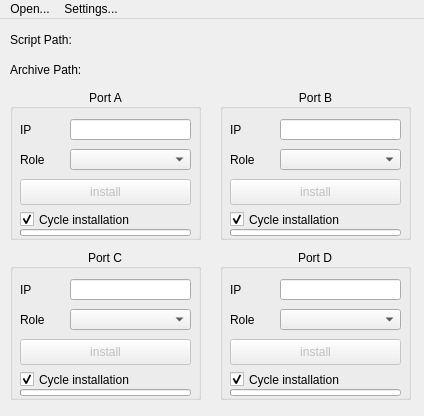
<?xml version="1.0" encoding="UTF-8"?>
<ui version="4.0">
 <class>MainWindow</class>
 <widget class="QMainWindow" name="MainWindow">
  <property name="geometry">
   <rect>
    <x>0</x>
    <y>0</y>
    <width>424</width>
    <height>416</height>
   </rect>
  </property>
  <property name="sizePolicy">
   <sizepolicy hsizetype="Fixed" vsizetype="Fixed">
    <horstretch>0</horstretch>
    <verstretch>0</verstretch>
   </sizepolicy>
  </property>
  <property name="minimumSize">
   <size>
    <width>424</width>
    <height>416</height>
   </size>
  </property>
  <property name="maximumSize">
   <size>
    <width>424</width>
    <height>416</height>
   </size>
  </property>
  <property name="windowTitle">
   <string>MainWindow</string>
  </property>
  <widget class="QWidget" name="centralwidget">
   <widget class="QGroupBox" name="gb_1">
    <property name="geometry">
     <rect>
      <x>10</x>
      <y>70</y>
      <width>191</width>
      <height>151</height>
     </rect>
    </property>
    <property name="title">
     <string>Port A</string>
    </property>
    <property name="alignment">
     <set>Qt::AlignCenter</set>
    </property>
    <widget class="QLabel" name="gb_1_lb1">
     <property name="geometry">
      <rect>
       <x>10</x>
       <y>30</y>
       <width>41</width>
       <height>21</height>
      </rect>
     </property>
     <property name="text">
      <string>IP</string>
     </property>
    </widget>
    <widget class="QLabel" name="gb_1_lb2">
     <property name="geometry">
      <rect>
       <x>10</x>
       <y>60</y>
       <width>41</width>
       <height>21</height>
      </rect>
     </property>
     <property name="text">
      <string>Role</string>
     </property>
    </widget>
    <widget class="QPushButton" name="gb_1_pb">
     <property name="enabled">
      <bool>false</bool>
     </property>
     <property name="geometry">
      <rect>
       <x>10</x>
       <y>90</y>
       <width>171</width>
       <height>26</height>
      </rect>
     </property>
     <property name="text">
      <string>install</string>
     </property>
     <property name="checkable">
      <bool>true</bool>
     </property>
    </widget>
    <widget class="QComboBox" name="gb_1_comb">
     <property name="geometry">
      <rect>
       <x>60</x>
       <y>60</y>
       <width>121</width>
       <height>21</height>
      </rect>
     </property>
    </widget>
    <widget class="QCheckBox" name="gb_1_chb">
     <property name="geometry">
      <rect>
       <x>10</x>
       <y>120</y>
       <width>171</width>
       <height>21</height>
      </rect>
     </property>
     <property name="text">
      <string>Cycle installation</string>
     </property>
     <property name="checked">
      <bool>true</bool>
     </property>
    </widget>
    <widget class="QLineEdit" name="lineEdit_A">
     <property name="geometry">
      <rect>
       <x>60</x>
       <y>30</y>
       <width>121</width>
       <height>21</height>
      </rect>
     </property>
     <property name="alignment">
      <set>Qt::AlignRight|Qt::AlignTrailing|Qt::AlignVCenter</set>
     </property>
    </widget>
    <widget class="QProgressBar" name="progressBar_A">
     <property name="geometry">
      <rect>
       <x>10</x>
       <y>140</y>
       <width>171</width>
       <height>7</height>
      </rect>
     </property>
     <property name="styleSheet">
      <string notr="true"/>
     </property>
     <property name="maximum">
      <number>100</number>
     </property>
     <property name="value">
      <number>0</number>
     </property>
     <property name="textVisible">
      <bool>false</bool>
     </property>
     <property name="invertedAppearance">
      <bool>false</bool>
     </property>
    </widget>
   </widget>
   <widget class="QGroupBox" name="gb_2">
    <property name="geometry">
     <rect>
      <x>220</x>
      <y>70</y>
      <width>191</width>
      <height>151</height>
     </rect>
    </property>
    <property name="title">
     <string>Port B</string>
    </property>
    <property name="alignment">
     <set>Qt::AlignCenter</set>
    </property>
    <widget class="QLabel" name="gb_2_lb1">
     <property name="geometry">
      <rect>
       <x>10</x>
       <y>30</y>
       <width>41</width>
       <height>21</height>
      </rect>
     </property>
     <property name="text">
      <string>IP</string>
     </property>
    </widget>
    <widget class="QLabel" name="gb_2_lb2">
     <property name="geometry">
      <rect>
       <x>10</x>
       <y>60</y>
       <width>41</width>
       <height>21</height>
      </rect>
     </property>
     <property name="text">
      <string>Role</string>
     </property>
    </widget>
    <widget class="QPushButton" name="gb_2_pb">
     <property name="enabled">
      <bool>false</bool>
     </property>
     <property name="geometry">
      <rect>
       <x>10</x>
       <y>90</y>
       <width>171</width>
       <height>26</height>
      </rect>
     </property>
     <property name="text">
      <string>install</string>
     </property>
     <property name="checkable">
      <bool>true</bool>
     </property>
    </widget>
    <widget class="QComboBox" name="gb_2_comb">
     <property name="geometry">
      <rect>
       <x>60</x>
       <y>60</y>
       <width>121</width>
       <height>21</height>
      </rect>
     </property>
    </widget>
    <widget class="QCheckBox" name="gb_2_chb">
     <property name="geometry">
      <rect>
       <x>10</x>
       <y>120</y>
       <width>171</width>
       <height>21</height>
      </rect>
     </property>
     <property name="text">
      <string>Cycle installation</string>
     </property>
     <property name="checked">
      <bool>true</bool>
     </property>
    </widget>
    <widget class="QLineEdit" name="lineEdit_B">
     <property name="geometry">
      <rect>
       <x>60</x>
       <y>30</y>
       <width>121</width>
       <height>21</height>
      </rect>
     </property>
     <property name="alignment">
      <set>Qt::AlignRight|Qt::AlignTrailing|Qt::AlignVCenter</set>
     </property>
    </widget>
    <widget class="QProgressBar" name="progressBar_B">
     <property name="geometry">
      <rect>
       <x>10</x>
       <y>140</y>
       <width>171</width>
       <height>7</height>
      </rect>
     </property>
     <property name="maximum">
      <number>100</number>
     </property>
     <property name="value">
      <number>0</number>
     </property>
     <property name="textVisible">
      <bool>false</bool>
     </property>
     <property name="invertedAppearance">
      <bool>false</bool>
     </property>
    </widget>
   </widget>
   <widget class="QGroupBox" name="gb_3">
    <property name="geometry">
     <rect>
      <x>10</x>
      <y>230</y>
      <width>191</width>
      <height>151</height>
     </rect>
    </property>
    <property name="title">
     <string>Port C</string>
    </property>
    <property name="alignment">
     <set>Qt::AlignCenter</set>
    </property>
    <widget class="QLabel" name="gb_3_lb1">
     <property name="geometry">
      <rect>
       <x>10</x>
       <y>30</y>
       <width>41</width>
       <height>21</height>
      </rect>
     </property>
     <property name="text">
      <string>IP</string>
     </property>
    </widget>
    <widget class="QLabel" name="gb_3_lb2">
     <property name="geometry">
      <rect>
       <x>10</x>
       <y>60</y>
       <width>41</width>
       <height>21</height>
      </rect>
     </property>
     <property name="text">
      <string>Role</string>
     </property>
    </widget>
    <widget class="QPushButton" name="gb_3_pb">
     <property name="enabled">
      <bool>false</bool>
     </property>
     <property name="geometry">
      <rect>
       <x>10</x>
       <y>90</y>
       <width>171</width>
       <height>26</height>
      </rect>
     </property>
     <property name="text">
      <string>install</string>
     </property>
     <property name="checkable">
      <bool>true</bool>
     </property>
    </widget>
    <widget class="QComboBox" name="gb_3_comb">
     <property name="geometry">
      <rect>
       <x>60</x>
       <y>60</y>
       <width>121</width>
       <height>21</height>
      </rect>
     </property>
    </widget>
    <widget class="QCheckBox" name="gb_3_chb">
     <property name="geometry">
      <rect>
       <x>10</x>
       <y>120</y>
       <width>171</width>
       <height>21</height>
      </rect>
     </property>
     <property name="text">
      <string>Cycle installation</string>
     </property>
     <property name="checked">
      <bool>true</bool>
     </property>
    </widget>
    <widget class="QLineEdit" name="lineEdit_C">
     <property name="geometry">
      <rect>
       <x>60</x>
       <y>30</y>
       <width>121</width>
       <height>21</height>
      </rect>
     </property>
     <property name="alignment">
      <set>Qt::AlignRight|Qt::AlignTrailing|Qt::AlignVCenter</set>
     </property>
    </widget>
    <widget class="QProgressBar" name="progressBar_C">
     <property name="geometry">
      <rect>
       <x>10</x>
       <y>140</y>
       <width>171</width>
       <height>7</height>
      </rect>
     </property>
     <property name="maximum">
      <number>100</number>
     </property>
     <property name="value">
      <number>0</number>
     </property>
     <property name="textVisible">
      <bool>false</bool>
     </property>
     <property name="invertedAppearance">
      <bool>false</bool>
     </property>
    </widget>
   </widget>
   <widget class="QGroupBox" name="gb_4">
    <property name="geometry">
     <rect>
      <x>220</x>
      <y>230</y>
      <width>191</width>
      <height>151</height>
     </rect>
    </property>
    <property name="title">
     <string>Port D</string>
    </property>
    <property name="alignment">
     <set>Qt::AlignCenter</set>
    </property>
    <widget class="QLabel" name="gb_4_lb1">
     <property name="geometry">
      <rect>
       <x>10</x>
       <y>30</y>
       <width>41</width>
       <height>21</height>
      </rect>
     </property>
     <property name="text">
      <string>IP</string>
     </property>
    </widget>
    <widget class="QLabel" name="gb_4_lb2">
     <property name="geometry">
      <rect>
       <x>10</x>
       <y>60</y>
       <width>41</width>
       <height>21</height>
      </rect>
     </property>
     <property name="text">
      <string>Role</string>
     </property>
    </widget>
    <widget class="QPushButton" name="gb_4_pb">
     <property name="enabled">
      <bool>false</bool>
     </property>
     <property name="geometry">
      <rect>
       <x>10</x>
       <y>90</y>
       <width>171</width>
       <height>26</height>
      </rect>
     </property>
     <property name="text">
      <string>install</string>
     </property>
     <property name="checkable">
      <bool>true</bool>
     </property>
    </widget>
    <widget class="QComboBox" name="gb_4_comb">
     <property name="geometry">
      <rect>
       <x>60</x>
       <y>60</y>
       <width>121</width>
       <height>21</height>
      </rect>
     </property>
    </widget>
    <widget class="QCheckBox" name="gb_4_chb">
     <property name="geometry">
      <rect>
       <x>10</x>
       <y>120</y>
       <width>171</width>
       <height>21</height>
      </rect>
     </property>
     <property name="text">
      <string>Cycle installation</string>
     </property>
     <property name="checked">
      <bool>true</bool>
     </property>
    </widget>
    <widget class="QLineEdit" name="lineEdit_D">
     <property name="geometry">
      <rect>
       <x>60</x>
       <y>30</y>
       <width>121</width>
       <height>21</height>
      </rect>
     </property>
     <property name="alignment">
      <set>Qt::AlignRight|Qt::AlignTrailing|Qt::AlignVCenter</set>
     </property>
    </widget>
    <widget class="QProgressBar" name="progressBar_D">
     <property name="geometry">
      <rect>
       <x>10</x>
       <y>140</y>
       <width>171</width>
       <height>7</height>
      </rect>
     </property>
     <property name="maximum">
      <number>100</number>
     </property>
     <property name="value">
      <number>0</number>
     </property>
     <property name="textVisible">
      <bool>false</bool>
     </property>
     <property name="invertedAppearance">
      <bool>false</bool>
     </property>
    </widget>
   </widget>
   <widget class="QLabel" name="lb_ArchPath">
    <property name="geometry">
     <rect>
      <x>100</x>
      <y>40</y>
      <width>311</width>
      <height>21</height>
     </rect>
    </property>
    <property name="text">
     <string/>
    </property>
    <property name="alignment">
     <set>Qt::AlignRight|Qt::AlignTrailing|Qt::AlignVCenter</set>
    </property>
   </widget>
   <widget class="QLabel" name="lb_ScPath">
    <property name="geometry">
     <rect>
      <x>100</x>
      <y>10</y>
      <width>311</width>
      <height>21</height>
     </rect>
    </property>
    <property name="text">
     <string/>
    </property>
    <property name="alignment">
     <set>Qt::AlignRight|Qt::AlignTrailing|Qt::AlignVCenter</set>
    </property>
   </widget>
   <widget class="QLabel" name="label_Sc">
    <property name="geometry">
     <rect>
      <x>10</x>
      <y>10</y>
      <width>91</width>
      <height>21</height>
     </rect>
    </property>
    <property name="text">
     <string>Script Path:</string>
    </property>
   </widget>
   <widget class="QLabel" name="label_Arch">
    <property name="geometry">
     <rect>
      <x>10</x>
      <y>40</y>
      <width>91</width>
      <height>21</height>
     </rect>
    </property>
    <property name="text">
     <string>Archive Path:</string>
    </property>
   </widget>
  </widget>
  <widget class="QMenuBar" name="menuBar">
   <property name="geometry">
    <rect>
     <x>0</x>
     <y>0</y>
     <width>424</width>
     <height>23</height>
    </rect>
   </property>
   <widget class="QMenu" name="menu_Open">
    <property name="title">
     <string>Open...</string>
    </property>
    <addaction name="action_parse_archive_2"/>
   </widget>
   <widget class="QMenu" name="menu_Settings">
    <property name="title">
     <string>Settings...</string>
    </property>
    <addaction name="action_edit"/>
    <addaction name="separator"/>
    <addaction name="action_import"/>
    <addaction name="action_export"/>
   </widget>
   <addaction name="menu_Open"/>
   <addaction name="menu_Settings"/>
  </widget>
  <action name="action_open_script">
   <property name="text">
    <string>...install script</string>
   </property>
  </action>
  <action name="action_open_archive">
   <property name="text">
    <string>...install archive</string>
   </property>
  </action>
  <action name="action_edit">
   <property name="text">
    <string>...edit</string>
   </property>
  </action>
  <action name="action_import">
   <property name="enabled">
    <bool>true</bool>
   </property>
   <property name="text">
    <string>...import</string>
   </property>
  </action>
  <action name="action_export">
   <property name="enabled">
    <bool>true</bool>
   </property>
   <property name="text">
    <string>...export</string>
   </property>
  </action>
  <action name="action_parse_archive">
   <property name="text">
    <string>...parse archive</string>
   </property>
  </action>
  <action name="action_parse_folder">
   <property name="text">
    <string>...parse folder</string>
   </property>
   <property name="iconText">
    <string>parse folder</string>
   </property>
   <property name="toolTip">
    <string>parse folder</string>
   </property>
  </action>
  <action name="action_parse_folder_2">
   <property name="text">
    <string>...parse folder</string>
   </property>
  </action>
  <action name="action_parse_folder_3">
   <property name="text">
    <string>...parse folder</string>
   </property>
  </action>
  <action name="action_parse_folder_4">
   <property name="text">
    <string>...parse folder</string>
   </property>
  </action>
  <action name="action_open_log">
   <property name="text">
    <string>...open log</string>
   </property>
  </action>
  <action name="action_parse_archive_2">
   <property name="text">
    <string>...archive</string>
   </property>
  </action>
  <action name="action_open_script_2">
   <property name="text">
    <string>...script path</string>
   </property>
  </action>
  <action name="action_open_archive_2">
   <property name="text">
    <string>...archive path</string>
   </property>
  </action>
 </widget>
 <tabstops>
  <tabstop>lineEdit_A</tabstop>
  <tabstop>gb_1_comb</tabstop>
  <tabstop>gb_1_pb</tabstop>
  <tabstop>gb_1_chb</tabstop>
  <tabstop>lineEdit_B</tabstop>
  <tabstop>gb_2_comb</tabstop>
  <tabstop>gb_2_pb</tabstop>
  <tabstop>gb_2_chb</tabstop>
  <tabstop>lineEdit_C</tabstop>
  <tabstop>gb_3_comb</tabstop>
  <tabstop>gb_3_pb</tabstop>
  <tabstop>gb_3_chb</tabstop>
  <tabstop>lineEdit_D</tabstop>
  <tabstop>gb_4_comb</tabstop>
  <tabstop>gb_4_pb</tabstop>
  <tabstop>gb_4_chb</tabstop>
 </tabstops>
 <resources/>
 <connections/>
</ui>
